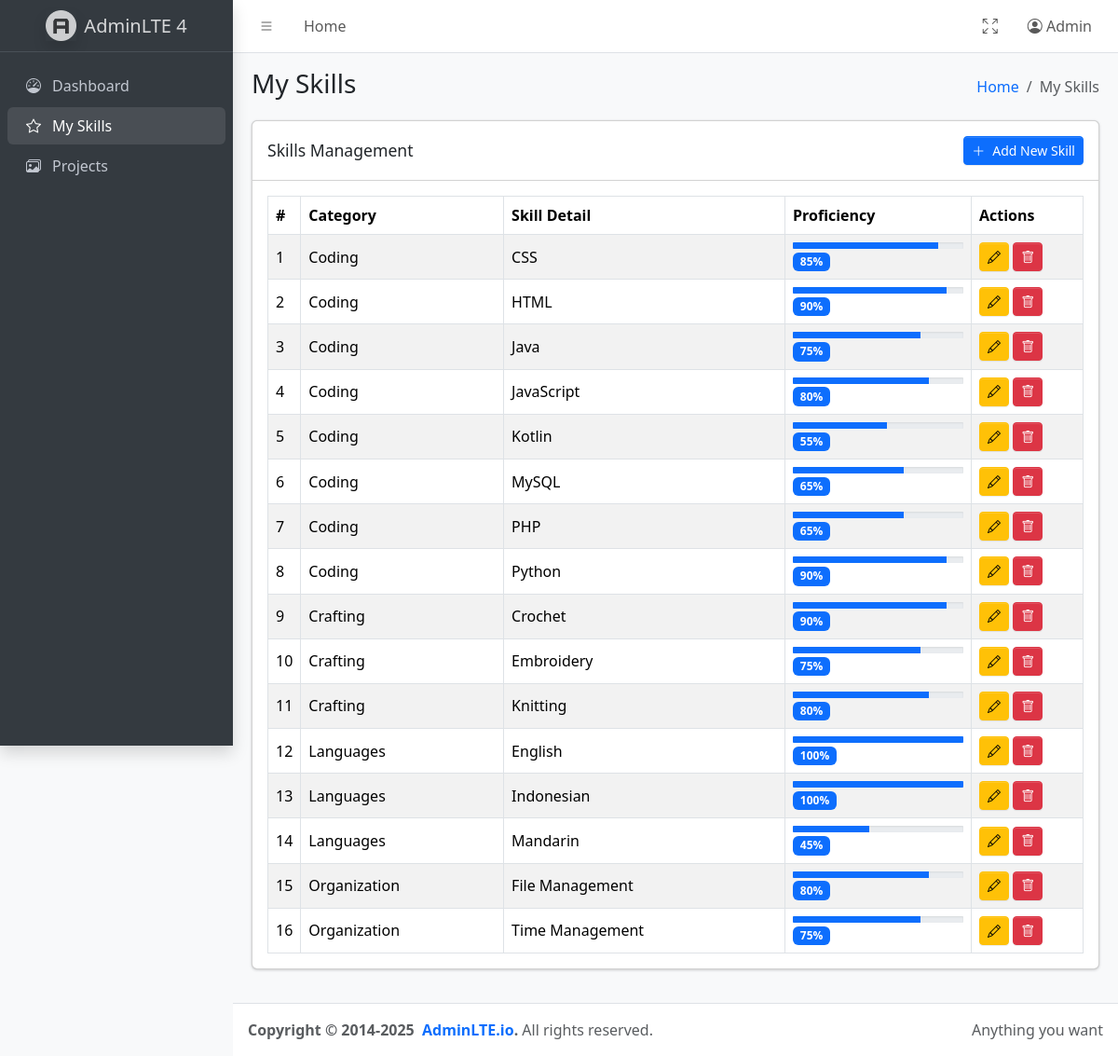
/admin/views/my_skills.php (signed in), run on the app's committed database.
### tables this page shows
CREATE TABLE `skills` (
  `id` int NOT NULL AUTO_INCREMENT,
  `category` varchar(100) DEFAULT NULL,
  `skill_detail` varchar(100) DEFAULT NULL,
  `proficiency` varchar(100) DEFAULT NULL,
  PRIMARY KEY (`id`)
);

### admin/views/my_skills.php (the view, shortened to what this page needs)
<?php
$database = new Database();
$conn = $database->getConnection();
$skills = [];
if ($conn) {
    try {
        $query = "SELECT id, category, skill_detail, proficiency FROM skills ORDER BY category, skill_detail";
        $stmt = $conn->query($query);
        $skills = $stmt->fetchAll(PDO::FETCH_ASSOC);
    } catch (PDOException $e) {
        $error = "Database error: " . $e->getMessage();
    }
}
?>
<!doctype html>
<html lang="en">
  <head>
    <link
      rel="stylesheet"
      href="https://cdn.jsdelivr.net/npm/@fontsource/source-sans-3@5.0.12/index.css"
      media="print"
      onload="this.media='all'"
    />
    <link
      rel="stylesheet"
      href="https://cdn.jsdelivr.net/npm/overlayscrollbars@2.11.0/styles/overlayscrollbars.min.css"
    />
    <link
      rel="stylesheet"
      href="https://cdn.jsdelivr.net/npm/bootstrap-icons@1.13.1/font/bootstrap-icons.min.css"
    />
    <link rel="stylesheet" href="../css/adminlte.css" />
  </head>
  <body class="layout-fixed sidebar-expand-lg sidebar-open bg-body-tertiary">
    <div class="app-wrapper">
      <nav class="app-header navbar navbar-expand bg-body">
        <div class="container-fluid">
          <ul class="navbar-nav">
            <li class="nav-item">
              <a class="nav-link" data-lte-toggle="sidebar" href="#" role="button">
                <i class="bi bi-list"></i>
              </a>
            </li>
            <li class="nav-item d-none d-md-block"><a href="#" class="nav-link">Home</a></li>
          </ul>
          <ul class="navbar-nav ms-auto">
            <li class="nav-item">
              <a class="nav-link" href="#" data-lte-toggle="fullscreen">
                <i data-lte-icon="maximize" class="bi bi-arrows-fullscreen"></i>
              </a>
            </li>
            <li class="nav-item dropdown user-menu">
              <a href="#" class="nav-link dropdown-toggle" data-bs-toggle="dropdown">
                <i class="bi bi-person-circle"></i>
                <span class="d-none d-md-inline">Admin</span>
              </a>
            </li>
          </ul>
        </div>
      </nav>
      <aside class="app-sidebar bg-body-secondary shadow" data-bs-theme="dark">
        <div class="sidebar-brand">
          <a href="../index.html" class="brand-link">
            <img
              src="../assets/img/AdminLTELogo.png"
              alt="AdminLTE Logo"
              class="brand-image opacity-75 shadow"
            />
            <span class="brand-text fw-light">AdminLTE 4</span>
          </a>
        </div>
        <div class="sidebar-wrapper">
          <nav class="mt-2">
            <ul
              class="nav sidebar-menu flex-column"
              data-lte-toggle="treeview"
              role="navigation"
              aria-label="Main navigation"
              data-accordion="false"
              id="navigation"
            >
              <li class="nav-item">
                <a href="../index.html" class="nav-link">
                  <i class="nav-icon bi bi-speedometer"></i>
                  <p>Dashboard</p>
                </a>
              </li>
              <li class="nav-item">
                <a href="./my_skills.php" class="nav-link active">
                  <i class="nav-icon bi bi-star"></i>
                  <p>My Skills</p>
                </a>
              </li>
              <li class="nav-item">
                <a href="./projects.html" class="nav-link">
                  <i class="nav-icon bi bi-images"></i>
                  <p>Projects</p>
                </a>
              </li>
            </ul>
          </nav>
        </div>
      </aside>
      <main class="app-main">
        <div class="app-content-header">
          <div class="container-fluid">
            <div class="row">
              <div class="col-sm-6"><h3 class="mb-0">My Skills</h3></div>
              <div class="col-sm-6">
                <ol class="breadcrumb float-sm-end">
                  <li class="breadcrumb-item"><a href="../index.html">Home</a></li>
                  <li class="breadcrumb-item active" aria-current="page">My Skills</li>
                </ol>
              </div>
            </div>
          </div>
        </div>
        <div class="app-content">
          <div class="container-fluid">
            <div class="row">
              <div class="col-md-12">
                <div class="card mb-4">
                  <div class="card-header d-flex align-items-center">
                    <h3 class="card-title">Skills Management</h3>
                    <button class="btn btn-primary btn-sm ms-auto" data-bs-toggle="modal" data-bs-target="#addSkillModal">
                      <i class="bi bi-plus-lg me-2"></i>Add New Skill
                    </button>
                  </div>
                  <div class="card-body">
                    <table class="table table-bordered table-striped">
                      <thead>
                        <tr>
                          <th style="width: 10px">#</th>
                          <th>Category</th>
                          <th>Skill Detail</th>
                          <th>Proficiency</th>
                          <th style="width: 120px">Actions</th>
                        </tr>
                      </thead>
                      <tbody>
                        <?php if (count($skills) > 0): ?>
                          <?php foreach ($skills as $index => $skill): ?>
                            <tr class="align-middle">
                              <td><?php echo $index + 1; ?></td>
                              <td><?php echo htmlspecialchars($skill['category']); ?></td>
                              <td><?php echo htmlspecialchars($skill['skill_detail']); ?></td>
                              <td>
                                <div class="progress progress-xs">
                                  <div
                                    class="progress-bar text-bg-primary"
                                    style="width: <?php echo htmlspecialchars($skill['proficiency']); ?>%"
                                  ></div>
                                </div>
                                <span class="badge text-bg-primary"><?php echo htmlspecialchars($skill['proficiency']); ?>%</span>
                              </td>
                              <td>
                                <button class="btn btn-warning btn-sm" data-bs-toggle="modal" data-bs-target="#editSkillModal" onclick="editSkill(<?php echo htmlspecialchars(json_encode($skill)); ?>)">
                                  <i class="bi bi-pencil"></i>
                                </button>
                                <button class="btn btn-danger btn-sm" onclick="deleteSkill(<?php echo $skill['id']; ?>)">
                                  <i class="bi bi-trash"></i>
                                </button>
                              </td>
                            </tr>
                          <?php endforeach; ?>
                        <?php else: ?>
                          <tr>
                            <td colspan="5" class="text-center text-muted">No skills found</td>
                          </tr>
                        <?php endif; ?>
                      </tbody>
                    </table>
                  </div>
                </div>
              </div>
            </div>
          </div>
        </div>
      </main>
      <footer class="app-footer">
        <div class="float-end d-none d-sm-inline">Anything you want</div>
        <strong>
          Copyright &copy; 2014-2025&nbsp;
          <a href="https://adminlte.io" class="text-decoration-none">AdminLTE.io</a>.
        </strong>
        All rights reserved.
      </footer>
    </div>
  </body>
</html>

### data on the page
skills: category "Coding", skill_detail "CSS", proficiency "85"
skills: category "Coding", skill_detail "HTML", proficiency "90"
skills: category "Coding", skill_detail "Java", proficiency "75"
skills: category "Coding", skill_detail "JavaScript", proficiency "80"
skills: category "Coding", skill_detail "Kotlin", proficiency "55"
skills: category "Coding", skill_detail "MySQL", proficiency "65"
skills: category "Coding", skill_detail "PHP", proficiency "65"
skills: category "Coding", skill_detail "Python", proficiency "90"
skills: category "Crafting", skill_detail "Crochet", proficiency "90"
skills: category "Crafting", skill_detail "Embroidery", proficiency "75"
skills: category "Crafting", skill_detail "Knitting", proficiency "80"
skills: category "Languages", skill_detail "English", proficiency "100"
skills: category "Languages", skill_detail "Indonesian", proficiency "100"
skills: category "Languages", skill_detail "Mandarin", proficiency "45"
skills: category "Organization", skill_detail "File Management", proficiency "80"
skills: category "Organization", skill_detail "Time Management", proficiency "75"
